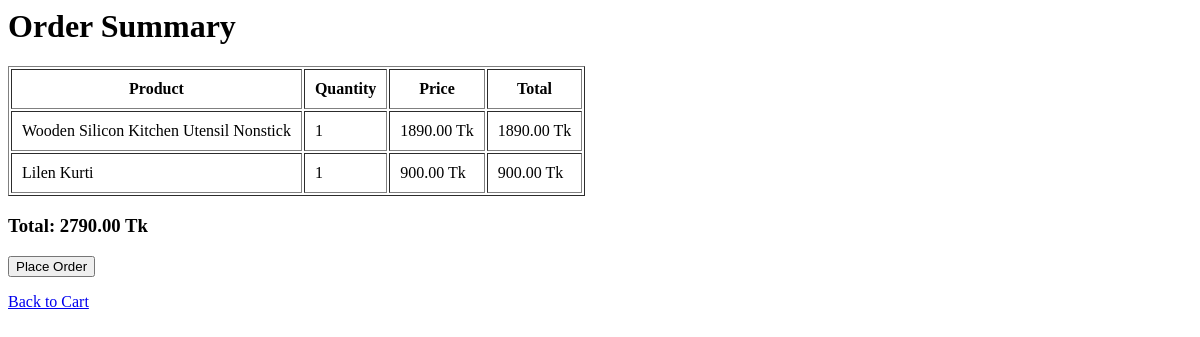
/checkout/ (signed in), run on an earlier commit of the app's database.
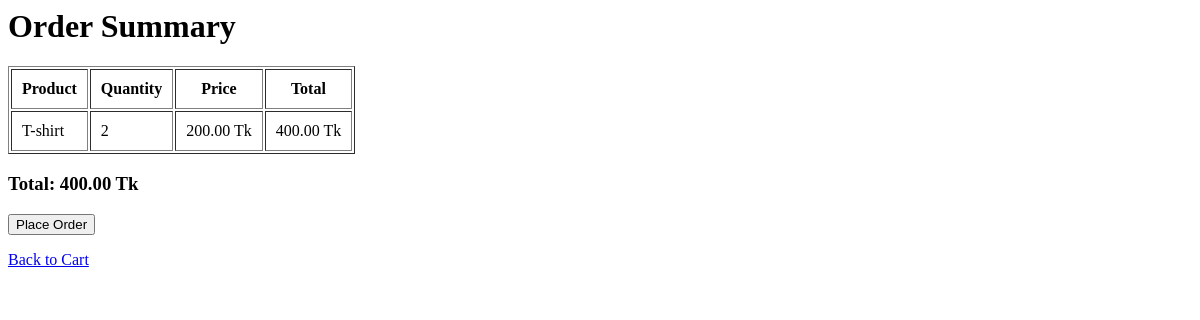
And on a later commit of the database.
### store/models.py (models this page shows, shortened)
class CartItem(models.Model):
    user = models.ForeignKey(User, on_delete=models.CASCADE)
    product = models.ForeignKey(Product, on_delete=models.CASCADE)
    quantity = models.PositiveIntegerField(default=1)
    def total_price(self):
        return self.product.price * self.quantity

class Product(models.Model):
    name = models.CharField(max_length=200)
    price = models.DecimalField(max_digits=10, decimal_places=2)
    category = models.ForeignKey(Category, on_delete=models.CASCADE, related_name='products', null=True, blank=True)
    description = models.TextField(blank=True)
    image = models.ImageField(upload_to='products/', blank=True, null=True)  # ✅ নতুন লাইন

### store/views.py (the view, shortened to what this page needs)
# urls.py: path('checkout/', views.checkout, name='checkout'),
@login_required
def checkout(request):
    cart_items = CartItem.objects.filter(user=request.user)
    if not cart_items:
        messages.info(request, "Your cart is empty!")
        return redirect('home')
    total = sum(item.total_price() for item in cart_items)
    return render(request, 'store/checkout.html', {'cart_items': cart_items, 'total': total})

### store/templates/store/checkout.html
<h1>Order Summary</h1>
<table border="1" cellpadding="10">
    <tr>
        <th>Product</th><th>Quantity</th><th>Price</th><th>Total</th>
    </tr>
    {% for item in cart_items %}
    <tr>
        <td>{{ item.product.name }}</td>
        <td>{{ item.quantity }}</td>
        <td>{{ item.product.price }} Tk</td>
        <td>{{ item.total_price }} Tk</td>
    </tr>
    {% endfor %}
</table>
<h3>Total: {{ total }} Tk</h3>
<form method="POST">{% csrf_token %}
    <button type="submit">Place Order</button>
</form>
<a href="{% url 'view_cart' %}">Back to Cart</a>

What changed in the data, as far as the page shows it:
removed CartItem: product.name "Wooden Silicon Kitchen Utensil Nonstick", quantity "1", product.price "1890.00", total_price "1890.00"
removed CartItem: product.name "Lilen Kurti", quantity "1", product.price "900.00", total_price "900.00"
added CartItem: product.name "T-shirt", quantity "2", product.price "200.00", total_price "400.00"
Also different on the page:
{{ total }}: "2790.00" → "400.00"
